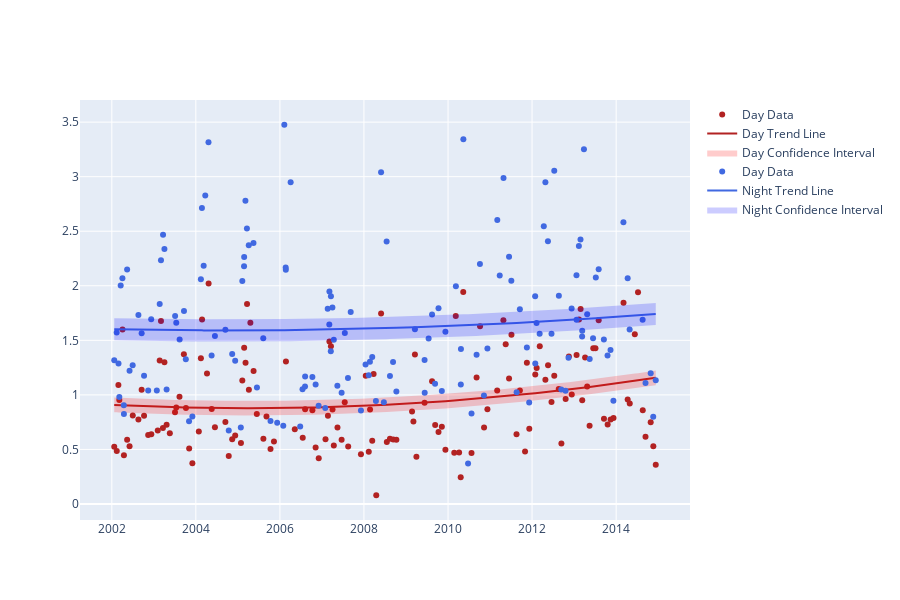

Here is the notebook cell this chart was saved with:
### Code cell
confidence_level = 0.95
day_data = data["day"][:, 0, 0, 0].dropna(dim="time")
night_data = data["night"][:, 0, 0, 0].dropna(dim="time")

plot_trend(day_data, night_data, poly_order=2).show()

### Figure 1 — Plotly figure (JSON) as saved in the notebook; plotly's stock layout.template omitted (floating-point values rounded to 4 significant figures; data arrays with more than 128 entries replaced by an {"elided": "..."} marker saying what was removed)
{"data": [{"marker": {"color": "firebrick"}, "mode": "markers", "name": "Day Data", "type": "scatter", "x": {"elided": "147 str values"}, "y": {"elided": "147 float values"}}, {"line": {"color": "firebrick"}, "mode": "lines", "name": "Day Trend Line", "type": "scatter", "x": {"elided": "147 str values"}, "y": {"elided": "147 float values"}}, {"fill": "toself", "fillcolor": "rgba(255, 0, 0, 0.2)", "line": {"color": "rgba(0, 0, 0, 0)"}, "name": "Day Confidence Interval", "type": "scatter", "x": {"elided": "294 str values"}, "y": {"elided": "294 float values"}}, {"marker": {"color": "royalblue"}, "mode": "markers", "name": "Day Data", "type": "scatter", "x": {"elided": "155 str values"}, "y": {"elided": "155 float values"}}, {"line": {"color": "royalblue"}, "mode": "lines", "name": "Night Trend Line", "type": "scatter", "x": {"elided": "155 str values"}, "y": {"elided": "155 float values"}}, {"fill": "toself", "fillcolor": "rgba(0, 0, 255, 0.2)", "line": {"color": "rgba(0, 0, 0, 0)"}, "name": "Night Confidence Interval", "type": "scatter", "x": {"elided": "310 str values"}, "y": {"elided": "310 float values"}}], "layout": {"height": 600}}
